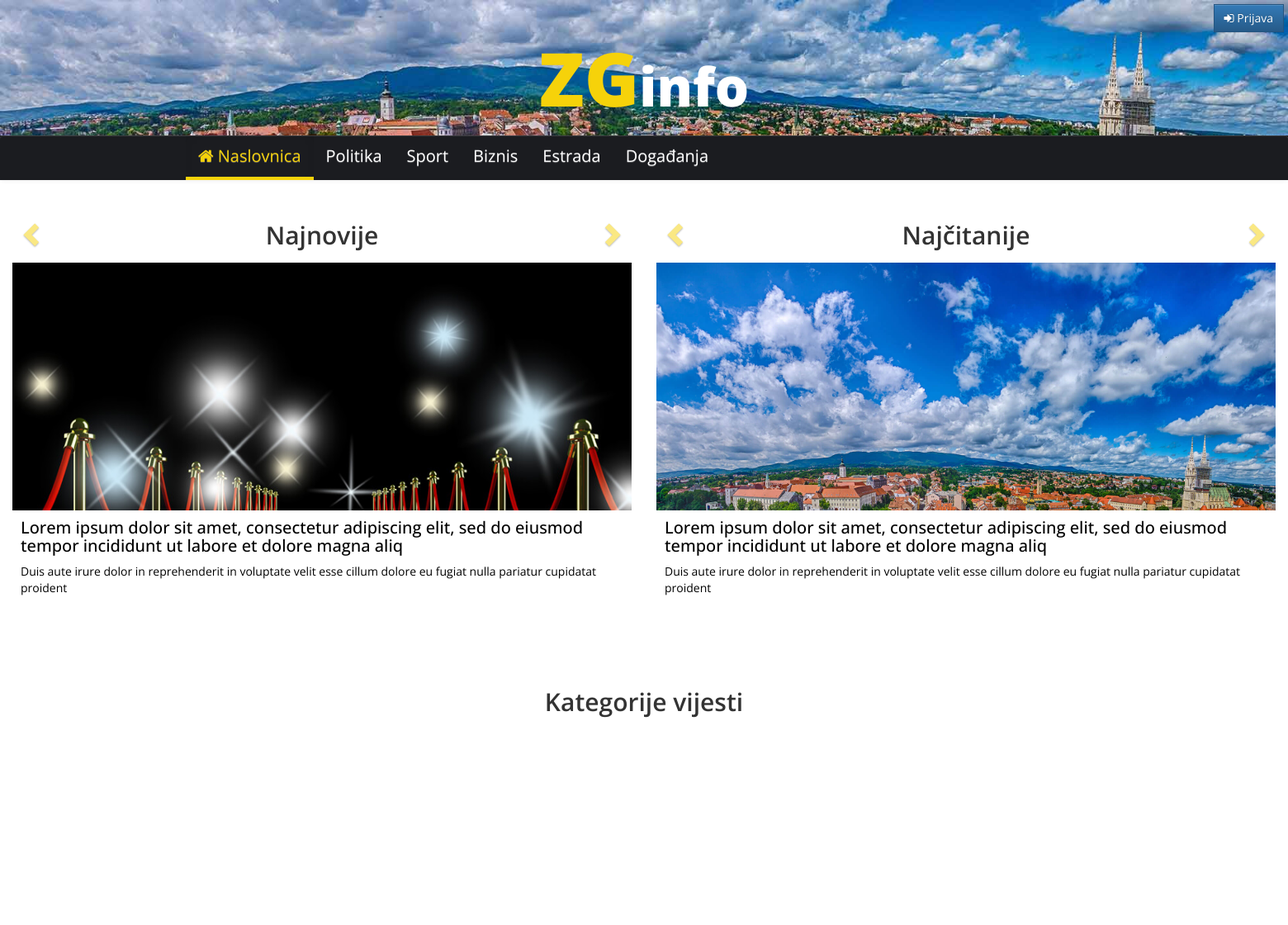
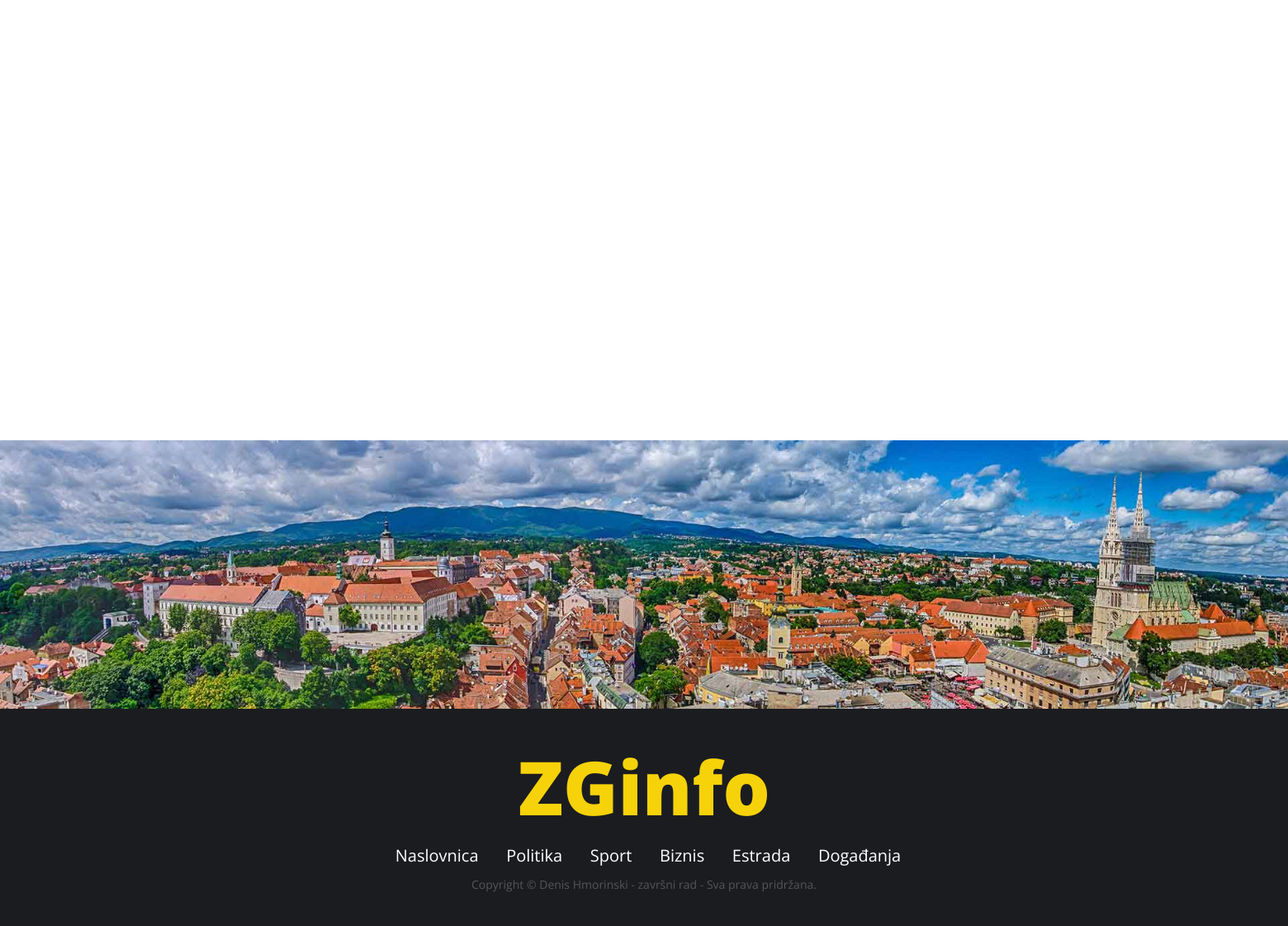
The page / on the database its author committed (2 pictures, top to bottom).
### tables this page shows
CREATE TABLE IF NOT EXISTS `vijest` (
  `vijest_id` INT(10) NOT NULL AUTO_INCREMENT,
  `vrsta_id` INT(10) NOT NULL,
  `datum` DATE NOT NULL,
  `naziv` VARCHAR(120) NOT NULL,
  `tekst` VARCHAR(10000) NOT NULL,
  `kratki_tekst` VARCHAR(120) NOT NULL,
  `slika` VARCHAR(200) NOT NULL,
  `broj_pregleda` INT(10) NOT NULL,
  INDEX `fk_vijesti_vrsta1_idx` (`vrsta_id` ASC),
  PRIMARY KEY (`vijest_id`),
  CONSTRAINT `fk_vijesti_vrsta1`
    FOREIGN KEY (`vrsta_id`)
    REFERENCES `vrsta` (`vrsta_id`)
    ON DELETE NO ACTION
    ON UPDATE NO ACTION);

### baza.php (called while the page is built, shortened)
<?php
	function izvrsiUpit($upit){
		global $veza;
		$rezultat = mysqli_query($veza, $upit);
		return $rezultat;
	}
?>

### index.php (the view, shortened to what this page needs)
<?php
include_once("baza.php");
?>
<!doctype html>
 <html class="no-js" lang="">
    <head>
        <link rel="stylesheet" href="third-party/bootstrap/css/bootstrap.min.css">
        <link rel="stylesheet" href="third-party/bootstrap/css/bootstrap-theme.min.css">
		<link rel="stylesheet" href="third-party/font-awesome/css/font-awesome.min.css">
        <link rel="stylesheet" href="stil.css">
    </head>
    <body>
    	<header>
    	<?php include("meni.php"); ?>
		</header>
		<div class="body">
			<div class="container-fluid">
				<div class="row">
					<div class="col-xs-12 col-sm-6 fadeInLeftXL">
						<div class="heading-wrap">
							<h1 class="section-heading">Najnovije</h1>
						</div>
						<div id="carousel-najnovije" class="carousel slide" data-ride="carousel">
						  <div class="carousel-inner">
						  	<?php
						  	$upit = "SELECT * FROM vijest ORDER BY datum DESC";
							$rezultat = izvrsiUpit($upit);
					  		$brojac = 0;
						  	while($red = mysqli_fetch_array($rezultat)){
						  		if (!empty($red["slika"])){
							  		echo "<div class='item ";
							  		if ($brojac == 0) {
							  			echo "active";
							    		$brojac = 1;
							  		}
							  		echo "'>
							    	<a href='";
							    	switch ($red["vrsta_id"]) {
									    case 1:
									        echo "vijest-politika.php?vijest_id=".$red["vijest_id"];
									        break;
									    case 2:
									    	echo "vijest-sport.php?vijest_id=".$red["vijest_id"];
									        break;
									    case 3:
									        echo "vijest-biznis.php?vijest_id=".$red["vijest_id"];
									        break;
									    case 4:
									        echo "vijest-estrada.php?vijest_id=".$red["vijest_id"];
									        break;
									    case 5:
									        echo "vijest-dogadanja.php?vijest_id=".$red["vijest_id"];
									        break;
									}
							    	echo "'>
								      <div class='carousel-slika-okvir'><img class='img-responsive' src='".$red["slika"]."' alt='".$red["naziv"]."'></div>
								      <div class='caption'>
									      <h2 class='carousel-naslov'>".$red["naziv"]."</h2>
									      <p class='carousel-tekst'>
									      	".$red["kratki_tekst"]."
									      </p>
								      </div>
								      <div class='overlay'>
									    <div class='btn-procitaj-vise'>Pročitaj više</div>
									</div>
								    </a>
							    </div>";
							  	}
						  	}
						  	?>
						  </div>
						  <a class="left carousel-control" href="#carousel-najnovije" data-slide="prev">
						    <span class="glyphicon glyphicon-chevron-left"></span>
						  </a>
						  <a class="right carousel-control" href="#carousel-najnovije" data-slide="next">
						    <span class="glyphicon glyphicon-chevron-right"></span>
						  </a>
						</div>
					</div>
					<div class="col-xs-12 col-sm-6 fadeInRightXL">
						<div class="heading-wrap">
							<h1 class="section-heading">Najčitanije</h1>
						</div>
						<div id="carousel-najcitanije" class="carousel slide" data-ride="carousel">
						  <div class="carousel-inner">
						  	<?php
						  	$upit = "SELECT * FROM vijest ORDER BY broj_pregleda DESC";
							$rezultat = izvrsiUpit($upit);
					  		$brojac = 0;
						  	while($red = mysqli_fetch_array($rezultat)){
						  		if (!empty($red["slika"])){
							  		echo "<div class='item ";
							  		if ($brojac == 0) {
							  			echo "active";
							    		$brojac = 1;
							  		}
							  		echo "'>
							    	<a href='";
							    	switch ($red["vrsta_id"]) {
									    case 1:
									        echo "vijest-politika.php?vijest_id=".$red["vijest_id"];
									        break;
									    case 2:
									    	echo "vijest-sport.php?vijest_id=".$red["vijest_id"];
									        break;
									    case 3:
									        echo "vijest-biznis.php?vijest_id=".$red["vijest_id"];
									        break;
									    case 4:
									        echo "vijest-estrada.php?vijest_id=".$red["vijest_id"];
									        break;
									    case 5:
									        echo "vijest-dogadanja.php?vijest_id=".$red["vijest_id"];
									        break;
									}
							    	echo "'>
								      <div class='carousel-slika-okvir'><img class='img-responsive' src='".$red["slika"]."' alt='".$red["naziv"]."'></div>
								      <div class='caption'>
									      <h2 class='carousel-naslov'>".$red["naziv"]."</h2>
									      <p class='carousel-tekst'>
									      	".$red["kratki_tekst"]."
									      </p>
								      </div>
								      <div class='overlay'>
									    <div class='btn-procitaj-vise'>Pročitaj više</div>
									</div>
								    </a>
							    </div>";
							  	}
						  	}
						  	?>
						  </div>
						  <a class="left carousel-control" href="#carousel-najcitanije" data-slide="prev">
						    <span class="glyphicon glyphicon-chevron-left"></span>
						  </a>
						  <a class="right carousel-control" href="#carousel-najcitanije" data-slide="next">
						    <span class="glyphicon glyphicon-chevron-right"></span>
						  </a>
						</div>
					</div>
				</div>
			</div>
			<div class="container-fluid">
				<div class="row" style="padding-left: 15px; padding-right: 15px;">
					<div class="heading-wrap fadeInLeft">
						<h1 class="section-heading">Kategorije vijesti</h1>
					</div>
					<div class="col-md-4 col-sm-6 col-xs-12">
						<div class="row">
							<div class="col-md-12">
							</div>
							<div class="col-md-12">
							</div>
						</div>
					</div>
					<div class="col-md-4 col-sm-6 col-xs-12">
					</div>
					<div class="col-md-4 col-sm-12 col-xs-12">
						<div class="row">
							<div class="col-md-12 col-sm-6">
							</div>
							<div class="col-md-12 col-sm-6">
							</div>
						</div>
					</div>
				</div>
			</div>
		</div>
		<div class="clear50"></div>
		<?php include("podnozje.php"); ?>
    </body>
</html>

### meni.php (shortened to what this page needs)
<a href="index.php"><h1 class="naslov-stranice">ZG<span class="info">info</span></h1></a>
<?php if(!isset($_SESSION["korisnik_id"])){ ?>
      <a class="btn btn-prijava btn-primary" href="prijava.php" title="Prijava | ZG info"><i class="fa fa-sign-in"></i> Prijava</a></div>
    <?php } ?>
<nav class="navbar navbar-default">
  <div class="container">
    <div class="collapse navbar-collapse" id="izbornik">
      <ul class="nav navbar-nav navbar-center">
        <li class="<?php if(basename($_SERVER["SCRIPT_NAME"]) == "index.php"){echo "active";} ?>"><a href="index.php"><i class="fa fa-home"></i> Naslovnica</a></li>
        <li class="<?php if(basename($_SERVER["SCRIPT_NAME"]) == "politika.php" OR basename($_SERVER["SCRIPT_NAME"]) == "vijest-politika.php"){echo "active";} ?>"><a href="politika.php">Politika</a></li>
        <li class="<?php if(basename($_SERVER["SCRIPT_NAME"]) == "sport.php" OR basename($_SERVER["SCRIPT_NAME"]) == "vijest-sport.php"){echo "active";} ?>"><a href="sport.php">Sport</a></li>
        <li class="<?php if(basename($_SERVER["SCRIPT_NAME"]) == "biznis.php" OR basename($_SERVER["SCRIPT_NAME"]) == "vijest-biznis.php"){echo "active";} ?>"><a href="biznis.php">Biznis</a></li>
        <li class="<?php if(basename($_SERVER["SCRIPT_NAME"]) == "estrada.php" OR basename($_SERVER["SCRIPT_NAME"]) == "vijest-estrada.php"){echo "active";} ?>"><a href="estrada.php">Estrada</a></li>
        <li class="<?php if(basename($_SERVER["SCRIPT_NAME"]) == "dogadanja.php" OR basename($_SERVER["SCRIPT_NAME"]) == "vijest-dogadanja.php"){echo "active";} ?>"><a href="dogadanja.php">Događanja</a></li>
      </ul>
    </div>
  </div>
</nav>

### podnozje.php
<img src="img/footer-bg.jpg" class="img-responsive" />
<footer id="footer">
	<div class="container">
		<div class="row">
			<div class="col-md-12">
				<h1 class="naslov-stranice">ZG<span>info</span></h1>
			</div>
			<div class="col-md-12">
				<ul class="footer-izbornik">
					<li><a href="#">Naslovnica</a></li>
					<li><a href="#">Politika</a></li>
					<li><a href="#">Sport</a></li>
					<li><a href="#">Biznis</a></li>
					<li><a href="#">Estrada</a></li>
					<li><a href="#">Događanja</a></li>
				</ul>
			</div>
			<div class="col-md-12">
				<p class="copyright">Copyright © Denis Hmorinski - završni rad - Sva prava pridržana.</p>
			</div>
		</div>
	</div>
</footer>

### stil.css (style rules this page uses)
html { overflow-x: hidden; }
body { font-family: 'Open Sans', sans-serif; }
h1.naslov-stranice { text-align: center; color: #f6d20a; font-size: 90px; font-weight: 900; margin: 0; padding: 45px 25px 20px 25px; }
header h1.naslov-stranice { background-position: 100% 100%; background: url(img/footer-bg.jpg); background-size: cover; }
h1.naslov-stranice .info { font-size: 65px; color: #fff; }
header { background: #1b1c20; position: relative; }
nav.navbar.navbar-default { background: #1b1c20; border: 0; margin: 0; }
.navbar-default .navbar-nav>li>a { font-size: 20px; color: #fff; border-bottom: 4px solid transparent; }
.navbar-default .navbar-nav>.active>a, .navbar-default .navbar-nav>.active>a:focus, .navbar-default .navbar-nav>.active>a:hover { color: #f6d20a; background: none !important; border-bottom: 4px solid #f6d20a; }
a, a:hover { text-decoration: none; cursor: pointer; }
a.btn-prijava { position: absolute; right: 5px; top: 5px; }
.section-heading { margin-top: 50px; font-size: 30px; margin-bottom: 0; display: inline-block; position: relative; padding: 0px 30px; font-weight: 600; margin-bottom: 17px; }
.heading-wrap { text-align: center; }
.carousel-control { position: absolute; top: -50px; left: 0px; width: 40px; height: 60px; margin-top: -20px; font-size: 60px; font-weight: 100; line-height: 30px; color: #f6d20a; text-align: center; background: #222222; opacity: 0.5; filter: alpha(opacity=50); }
.carousel-control .glyphicon { color: #f6d20a !important; }
.carousel-control.right { right: 0px; left: auto; }
.carousel-slika-okvir { height: 300px; overflow: hidden; width: 100%; }
.carousel-control { background: transparent !important; }
footer#footer { background: #1b1c20; padding-top: 0; padding-bottom: 30px; }
ul.footer-izbornik li { display: inline; font-size: 20px; color: #fff; margin-right: 30px; }
ul.footer-izbornik li a { color: #fff; }
ul.footer-izbornik { text-align: center; }
p.copyright { text-align: center; color: #555; }
.clear50 { clear: both; height: 50px; }
.btn { border-radius: 0 !important; }
.navbar-default .navbar-collapse, .navbar-default .navbar-form { border: 0 !important; }
.carousel-inner .item .caption { padding: 10px; height: 165px; color: #000; }
.carousel-naslov { margin-top: 0; font-size: 20px; }
.fadeInLeft { position: relative; left: -100px; opacity: 0; transition: opacity 2s, left 2s; }
.fadeInLeft.inViewport { opacity: 1; top: 0; left: 0; }
.fadeInRightXL.inViewport { opacity: 1; top: 0; right: 0; }
.fadeInLeftXL { position: relative; left: -700px; opacity: 0; transition: opacity 2s, left 2s; }
.fadeInLeftXL.inViewport { opacity: 1; top: 0; left: 0; }
.fadeInRightXL { position: relative; right: -700px; opacity: 0; transition: opacity 2s, right 2s; }

### rows shown on the page
vijest: slika (picture), naziv "Lorem ipsum dolor sit amet, consectetur adipiscing elit, sed do eiusmod tempor incididunt ut labore et dolore magna aliq", kratki_tekst "Duis aute irure dolor in reprehenderit in voluptate velit esse cillum dolore eu fugiat nulla pariatur cupidatat proident"
vijest: slika (picture), naziv "Lorem ipsum dolor sit amet, consectetur adipiscing elit, sed do eiusmod tempor incididunt ut labore et dolore magna aliq", kratki_tekst "Duis aute irure dolor in reprehenderit in voluptate velit esse cillum dolore eu fugiat nulla pariatur cupidatat proident"
